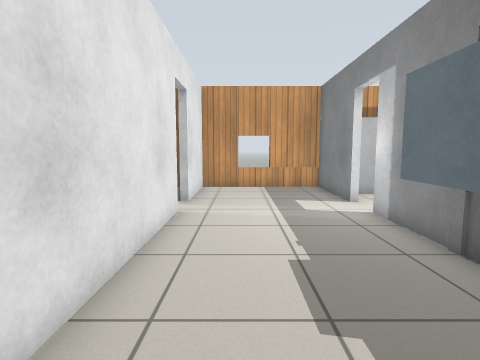
[1] (above)

23 first-person views from a walk through a Gazebo world. The camera is 0.94 m above the floor, tilts 6° down and sees 80° across. The floor is counted in squares, 0.5 m on a side. Each view is taken from the middle of a square. On the plan, view 1 faces up. The plan holds only what a view shows up to about 16 squares ahead; the rest is blank. The place goes on beyond the plan. The robots in the file are not drawn. Gazebo's built-in surfaces are drawn with simple patterns.

[2]
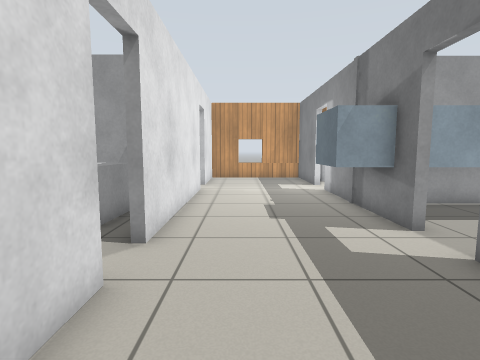

[3]
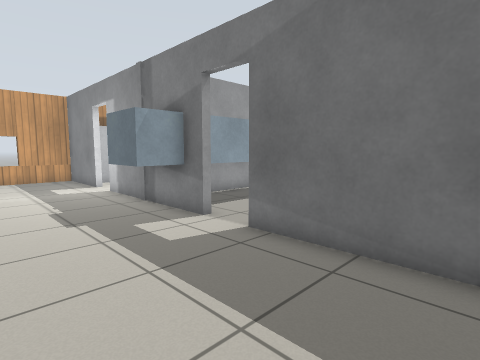

[4]
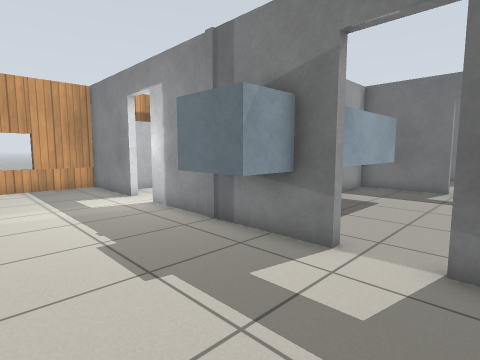

[5]
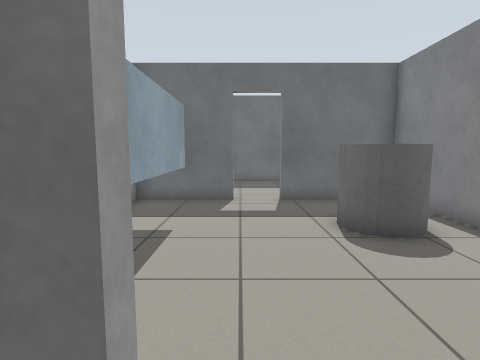

[6]
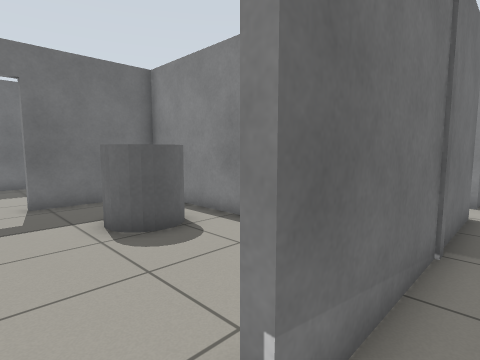

[7]
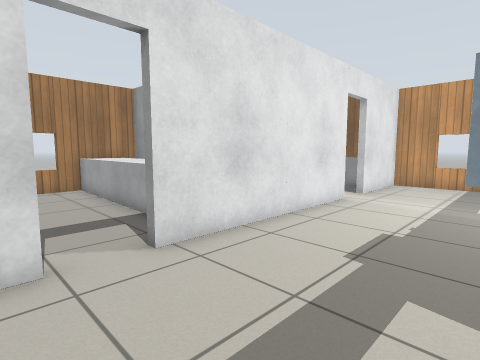

[8]
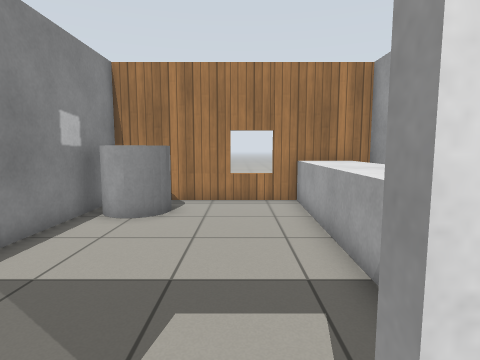

[9]
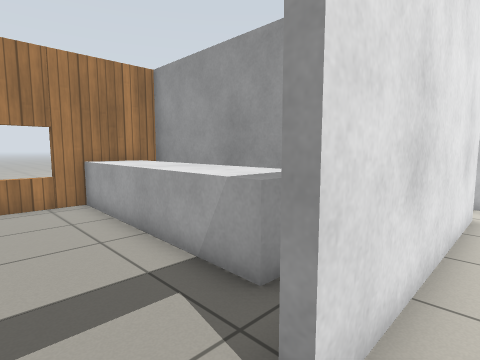

[10]
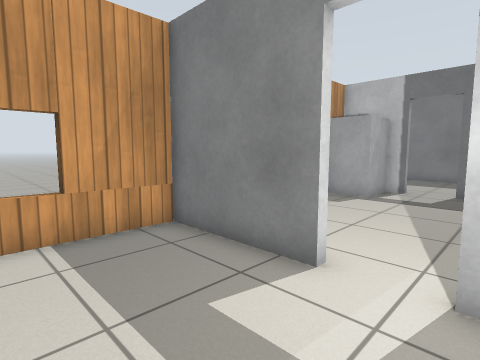

[11]
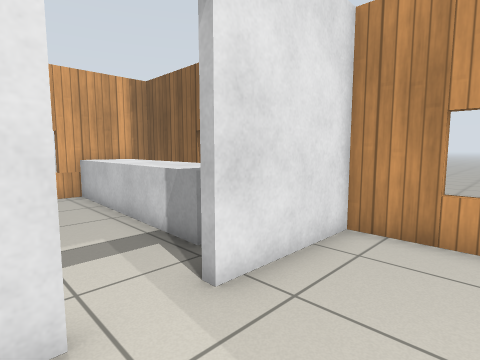

[12]
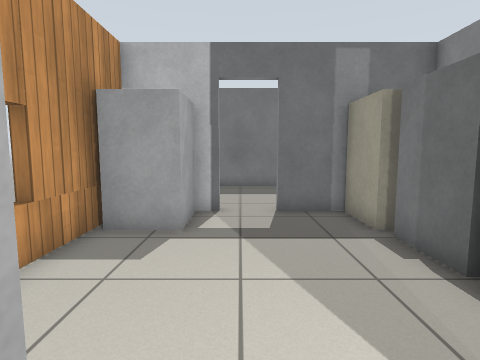

[13]
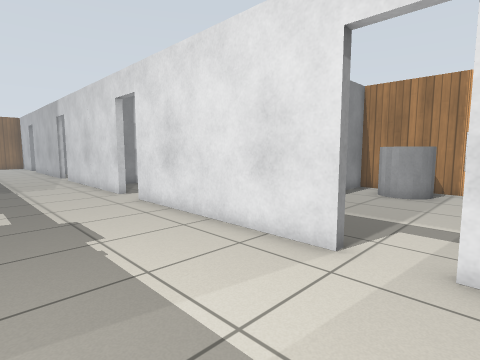

[14]
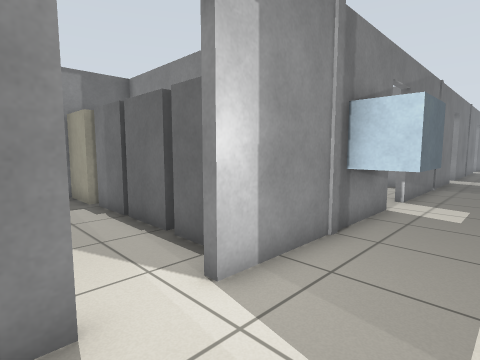

[15]
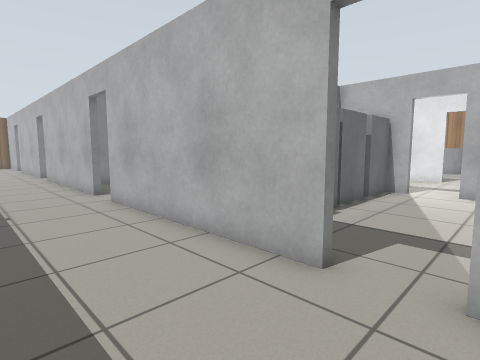

[16]
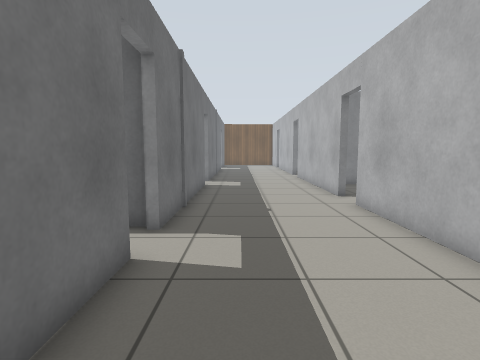

[17]
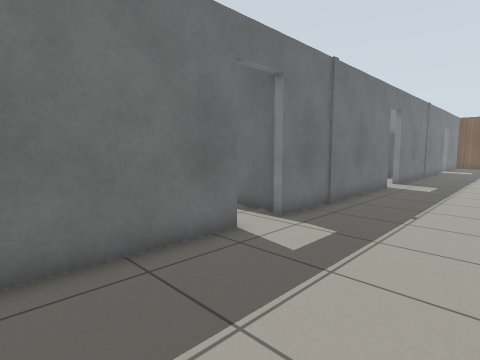

[18]
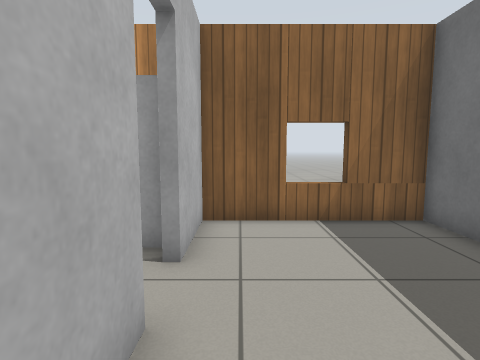

[19]
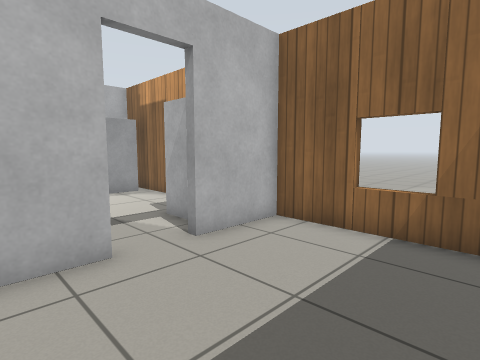

[20]
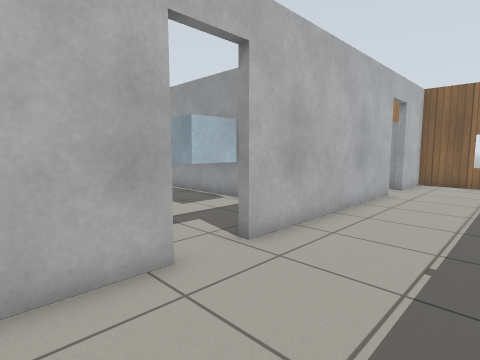

[21]
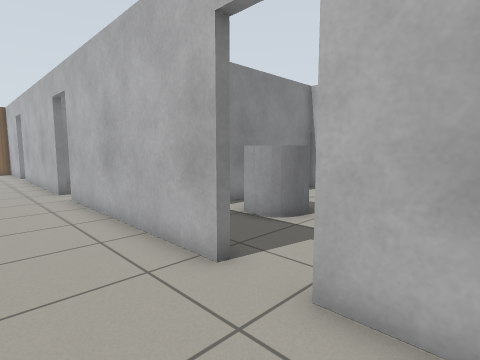

[22]
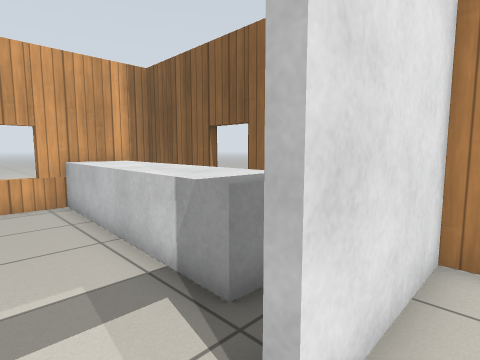

[23]
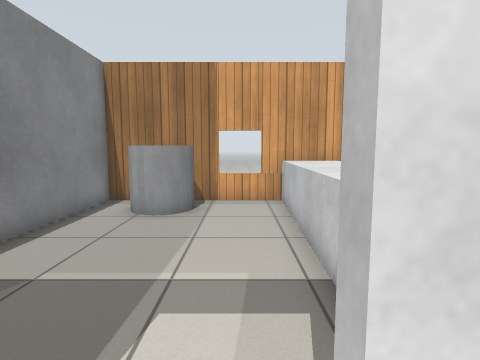

### Floor plan
Points are (right, up) in squares from view 1. A wall is a line through its corners. A room is listed if a view was taken in it or the views show most of it. See-through windows are left out.
Room 1 (views 1, 2, 3, 4, 5, 6, 7, 8, 9, 10, 11, 13, 14, 22, 23)
walls: (4, 4.4) (4, 8.5); (4, 1.4) (4, 2.6); (-1.9, -1.1) (-1.9, -7); (-1.9, 8.7) (-1.9, 0.5); (4, 10.2) (4, 14.5) (-1.9, 14.5) (-1.9, 10.4); (4, -7.5) (4, -0.3)
ways out: open door at (4, 9.5) to room 2; open door at (-2, -0.5) to room 4; open door at (4, 0.5) to room 5; open door at (-2, 9.5) to room 6
Room 2 (view 12)
walls: (4.3, 10.9) (4.3, 10.2); (4.3, 8.5) (4.3, 6.2); (13.7, 11.6) (13.7, 14.5) (4.3, 14.5) (4.3, 13.4); (13.7, 6.6) (13.7, 9.9)
ways out: open door at (4, 9.5) to room 1; open door at (14, 10.5) to room 3
objects: grey box (5, 7) to (6, 8); grey box (5, 12) to (6, 14); grey box (7, 7) to (8, 8); grey box (9, 7) to (11, 8); white box (12, 7) to (13, 8); grey box (12, 12) to (13, 14)
Room 3 (views 15, 16, 17, 18, 19, 20, 21)
walls: (19.9, 6.1) (19.9, 14.5) (14, 14.5) (14, 11.6); (14, -0.5) (14, -7.5); (14, 9.9) (14, 1.3); (19.9, -4.5) (19.9, 4.5); (19.9, -7.1) (19.9, -6.1)
ways out: open door at (14, 10.5) to room 2; open door at (14, 0.5) to room 5; open door at (20, -5.5); open door at (20, 5.5)
Room 4 (no view inside)
walls: (-4.4, -4.6) (-3.6, -4.6); (-3.8, 4.8) (-11.6, 4.8) (-11.6, -4.6) (-6.3, -4.6)
ways out: open door at (-2, -0.5) to room 1
objects: white box (-11, 2) to (-3, 4); grey cylinder (-10, -4) to (-9, -2)
Room 5 (no view inside)
walls: (13.7, 1.3) (13.7, 4.8); (10, 4.8) (5, 4.8); (4.3, -4.3) (4.3, -4.8) (13.7, -4.8) (13.7, -0.5)
low walls: (13.7, 4.8) (11.5, 4.8)
ways out: open door at (4, 0.5) to room 1; open door at (14, 0.5) to room 3
objects: white box (2, 2) to (10, 4); grey cylinder (9, -3) to (11, -1)
Room 6 (no view inside)
walls: (-5.6, 14.5) (-11.6, 14.5) (-11.6, 5.1) (-6.6, 5.1)
ways out: open door at (-2, 9.5) to room 1
objects: white box (-11, 11) to (-3, 13); grey cylinder (-10, 7) to (-9, 8)

Positions as (right, up) in squares from view 1, and headings:
1: (0, 0), facing up
2: (0, -5), facing up
3: (-1, -5), facing up-right
4: (-1, -1), facing up-right
5: (3, 1), facing right
6: (3, 1), facing down-right
7: (3, -2), facing up-left
8: (-1, 0), facing left
9: (-1, -1), facing up-left
10: (0, 8), facing up-right
11: (1, 8), facing up-left
12: (5, 11), facing right
13: (3, 11), facing down-left
14: (1, 11), facing down-right
15: (18, 12), facing down-left
16: (18, 11), facing down
17: (15, 11), facing down-right
18: (15, 7), facing up
19: (19, 8), facing up-left
20: (18, -3), facing up-left
21: (17, 3), facing down-left
22: (-1, 9), facing up-left
23: (-1, 10), facing left
